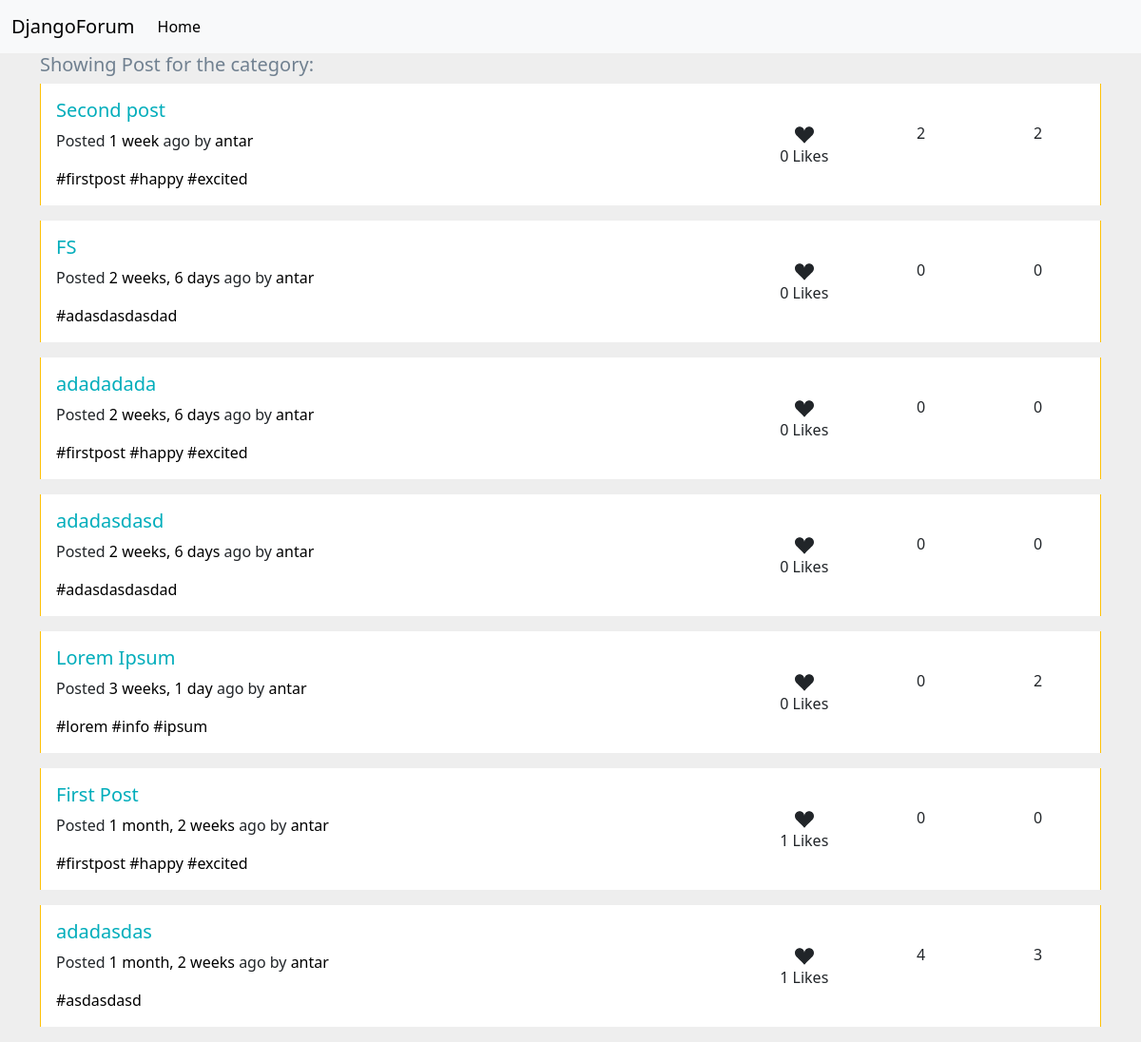
The page /post/category/1 on the database as committed earlier.
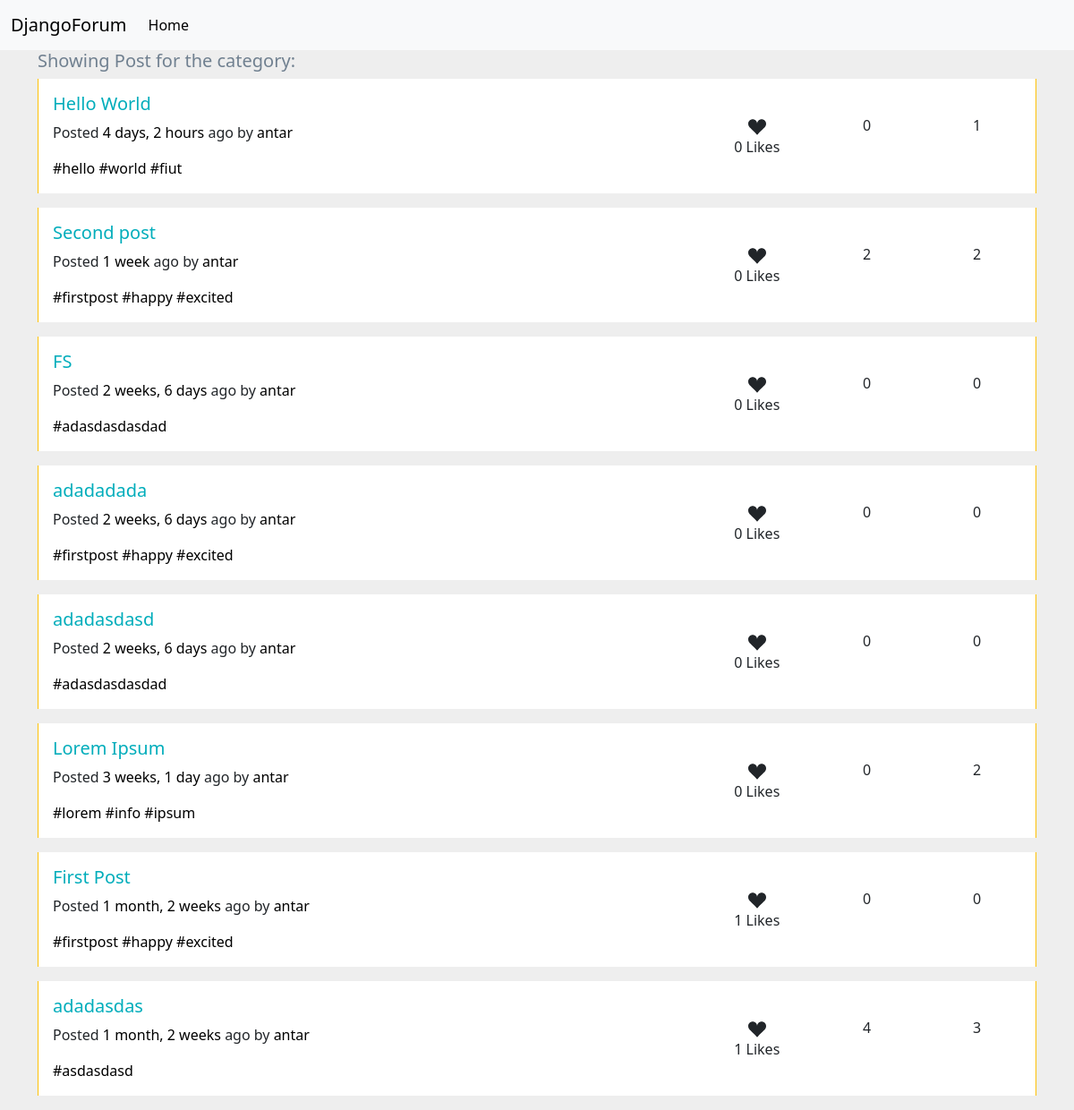
The same page on the database as committed later.
### posts/models.py (models this page shows, shortened)
class Post(models.Model):
    post_id = models.AutoField(primary_key=True)
    post_title = models.CharField(max_length=50)
    post_content = models.TextField()
    post_slug = models.SlugField(unique=True,null=True)
    post_tags = TaggableManager()
    post_likes = models.ManyToManyField(User,related_name='post_likes')
    post_created_at = models.DateTimeField(auto_now_add=True)
    post_created_by = models.ForeignKey(User,on_delete=models.CASCADE)
    post_category = models.ForeignKey(Category,on_delete=models.CASCADE)
    post_view_count = models.IntegerField(default=0)

class Comment(models.Model):
    comment_id = models.AutoField(primary_key=True)
    comment_content = models.TextField()
    comment_post = models.ForeignKey(Post,on_delete=models.CASCADE)
    comment_user = models.ForeignKey(User,on_delete=models.CASCADE,null=True)
    comment_created_at = models.DateTimeField(auto_now=True)

### posts/views.py (the view)
# urls.py: path("category/<int:category_id>",views.show_category_posts,name="show_category_posts"),
def show_category_posts(request,category_id):
    posts = Post.objects.filter(post_category=category_id).order_by("-post_created_at")
    context = {
        "posts":posts
    }
    return render(request,"category/show.html",context)

### templates/category/show.html (shortened to what this page needs)
{% extends 'layout.html' %}
{% block body %}
<div class="container">
<h5>Showing Post for the category: </h5>
{% for post in posts %}
    {% include 'includes/post.html' %}
{% endfor %}
</div>
{% endblock body %}

### templates/includes/post.html (shortened to what this page needs)
{% load hitcount_tags %}
<div
class="card row-hover pos-relative py-3 px-3 mb-3 border-warning border-top-0 border-right-0 border-bottom-0 rounded-0"
>
<div class="row align-items-center">
  <div class="col-md-8 mb-3 mb-sm-0">
    <h5>
      <a href="{% url 'show_post' post.post_slug %}" class="text-primary">{{post.post_title}}</a>
    </h5>
    <p class="text-sm">
      <span class="op-6">Posted</span>
      <a class="text-black" href="#">{{post.post_created_at | timesince}}</a>
      <span class="op-6">ago by</span>
      <a class="text-black" href="#">{{post.post_created_by}}</a>
    </p>
    <div class="text-sm op-5">
      {% for tag in post.post_tags.all %}
      <a class="text-black mr-2" href="#">#{{tag}}</a>
      {% endfor %}
    </div>
  </div>
  <div class="col-md-4 op-7">
    <div class="row text-center op-7">
      <div class="col px-1">
        <svg xmlns="http://www.w3.org/2000/svg" width="20" height="20" fill="currentColor" class="bi bi-suit-heart-fill" viewBox="0 0 16 16">
          <path d="M4 1c2.21 0 4 1.755 4 3.92C8 2.755 9.79 1 12 1s4 1.755 4 3.92c0 3.263-3.234 4.414-7.608 9.608a.513.513 0 0 1-.784 0C3.234 9.334 0 8.183 0 4.92 0 2.755 1.79 1 4 1z"/>
        </svg>
        <span class="d-block text-sm"> {{post.post_likes.count}} Likes</span>
      </div>
      <div class="col px-1">
        <span class="d-block text-sm">{{post.comment_set.all|length}}</span>
      </div>
      <div class="col px-1">
        <span class="d-block text-sm">{{post.post_view_count}}</span>
      </div>
    </div>
  </div>
</div>
</div>

Rows that differ between the two databases and show on the page:
added Post: post_title "Hello World", post_created_at "4 days, 2 hours", post_created_by "antar", post_likes.count "0", comment_set.all|length "0", post_view_count "1"
now on this page (row unchanged): Tag: name "hello", shown under "Hello World"
now on this page (row unchanged): Tag: name "world", shown under "Hello World"
added Tag: name "fiut", shown under "Hello World"
